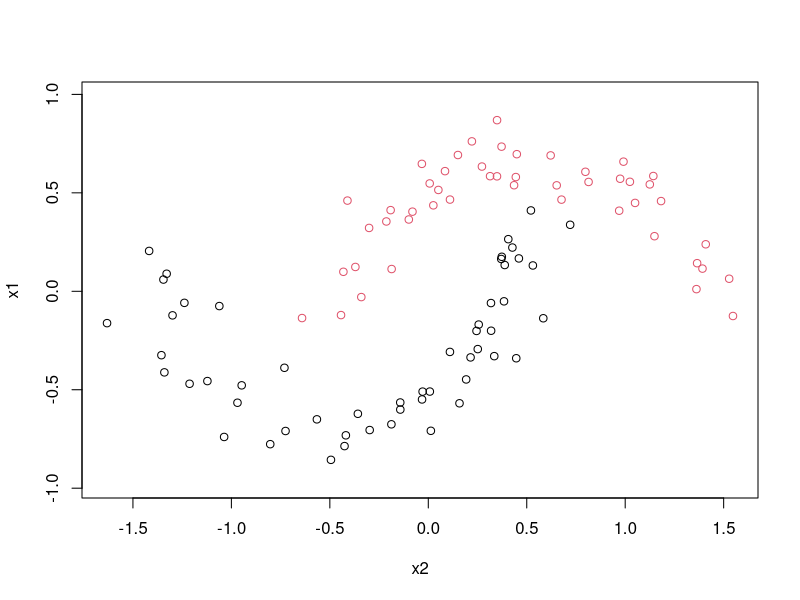
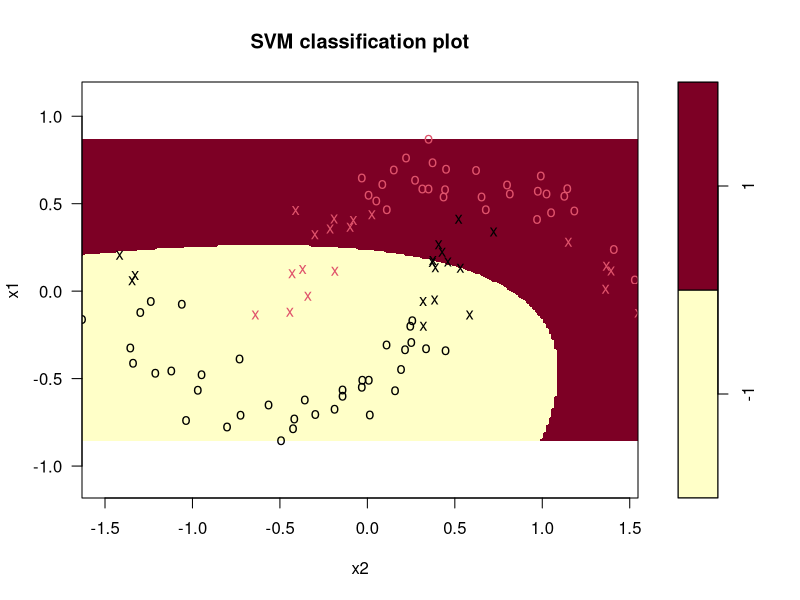
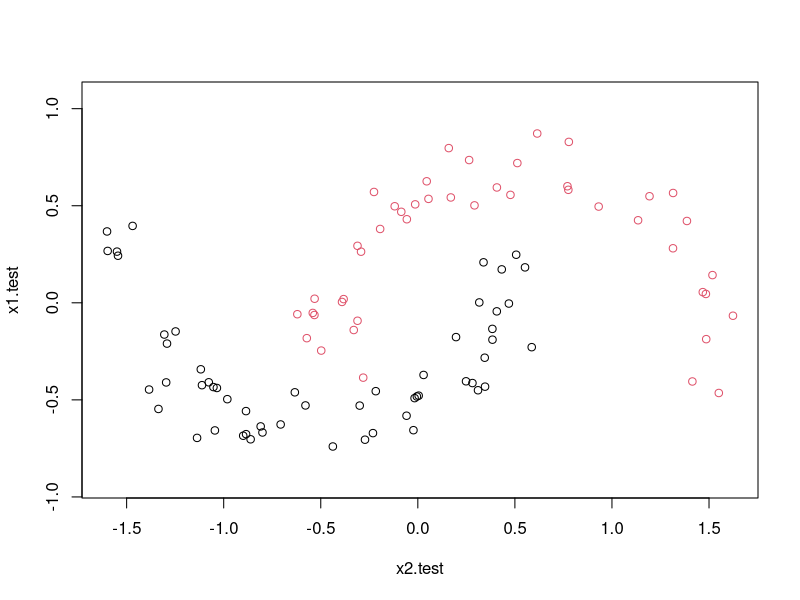
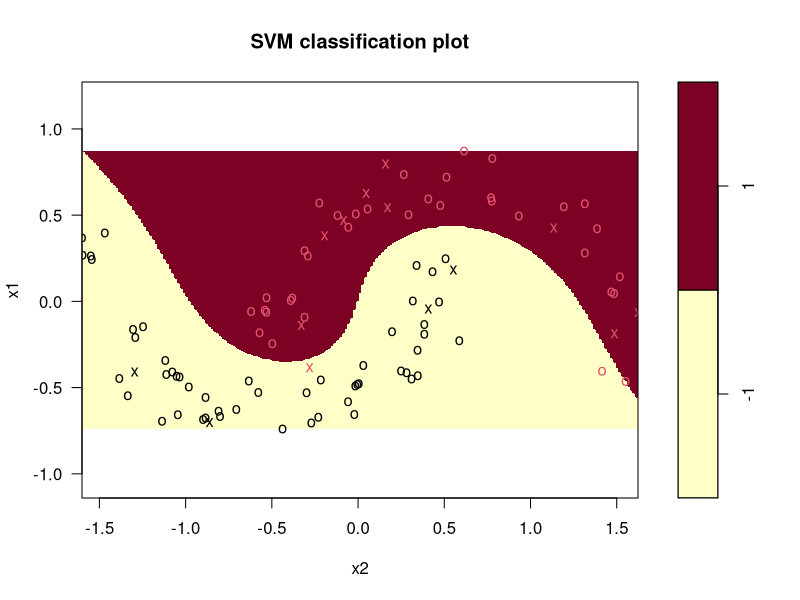
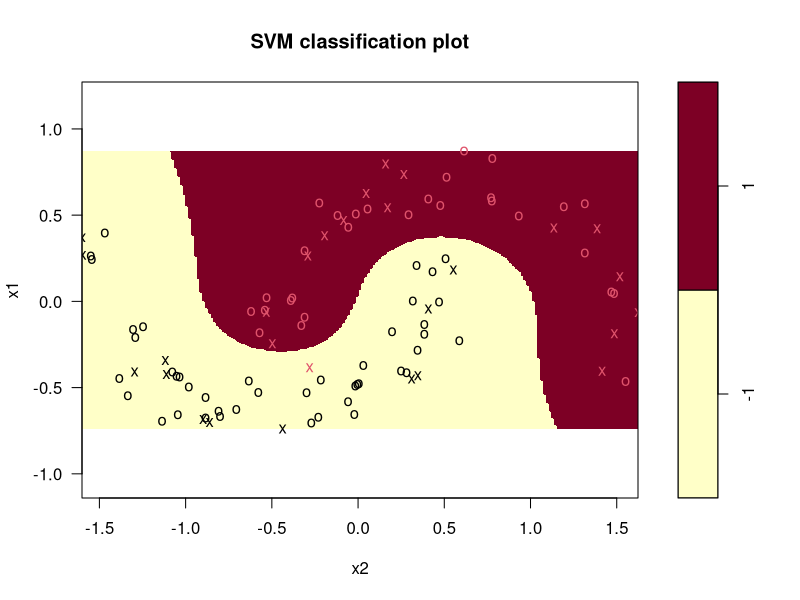

Here is the R script that generated these plots, in order:
## ---- chunk 1
if (!require("e1071")){
  install.packages("e1071")
  library("e1071")
}
## ---- chunk 2
set.seed(1)
th=runif(100,-pi,pi)
y=sign(th)
x1=sin(th)-y/3+rnorm(100,sd=0.1)
x2=cos(th)+y/2+rnorm(100,sd=0.1)
plot(x2,x1,asp=1,col=(y+3)/2)
d <- data.frame(x1=x1,x2=x2,y=factor(y))
s <- svm(y~.,d,type="C-classification",kernel="polynomial",degree=2,gamma=0.5,coef0=1,cost=1)
mean(predict(s,d)==y)
plot(s,d,grid=200,asp=1)
## ---- chunk 3
p.range <- 1:10
gamma.range <- c(0.001,0.01,0.1,0.5,1,2,5,10)
## ---- chunk 4
library(knitr) # For the kable function, which outputs nice tables in markdown
poly.svm.grid.search <- function(p.range, gamma.range, d,y) {
    accuracy.grid <- matrix(nrow=length(gamma.range),ncol = length(p.range),
                            dimnames=list(gamma.range,p.range))
    
    for (i in 1:length(gamma.range)) {
        for (j in 1:length(p.range)) {
        s <- svm(y~.,d,type="C-classification",kernel="polynomial",gamma=gamma.range[i],
                 cost=1, coef0=1, degree=p.range[j],cross=length(y))
        accuracy.grid[i,j] <- s$tot.accuracy
      }
    }
    return(accuracy.grid)
}
accuracy.grid <- poly.svm.grid.search(p.range,gamma.range,d,y)
kable(accuracy.grid,format = 'markdown')
poly.index <- which(accuracy.grid == max(accuracy.grid), arr.ind = TRUE)
poly.parameters <- c(gamma.range[poly.index[1]],p.range[poly.index[2]])
print(poly.parameters)
## ---- chunk 5
radial.svm.grid.search <-
  function(gamma.range, d,y) {
    accuracy.grid <- matrix(nrow=length(gamma.range),ncol = 1,dimnames=list(gamma.range))
    
    for (i in 1:length(gamma.range)) {
      s <- svm(y~.,d,type="C-classification",kernel="radial",gamma=gamma.range[i],cost=1, coef0=1,
               cross=length(y))
      accuracy.grid[i] <- s$tot.accuracy
    }
    return(accuracy.grid)
  }
accuracy.grid <- radial.svm.grid.search(gamma.range,d,y)
kable(accuracy.grid,format = 'markdown',,col.names = '')
rbf.parameter <- gamma.range[which.max(accuracy.grid)]
print(rbf.parameter)
## ---- chunk 6
s.poly <- svm(y~.,d,type="C-classification",kernel="polynomial",degree=poly.parameters[2],
              gamma=poly.parameters[1],coef0=1,cost=1)
s.rbf <- svm(y~.,d,type="C-classification",kernel="radial",gamma=rbf.parameter,cost=1)
set.seed(2)
th=runif(100,-pi,pi)
y.test=sign(th)
x1.test=sin(th)-y.test/3+rnorm(100,sd=0.1)
x2.test=cos(th)+y.test/2+rnorm(100,sd=0.1)
plot(x2.test,x1.test,asp=1,col=(y.test+3)/2)
d.test <- data.frame(x1=x1.test,x2=x2.test,y=factor(y.test))

mean(predict(s.poly,d.test)==y.test)
mean(predict(s.rbf,d.test)==y.test)
plot(s.poly,d.test,grid=200,asp=1)
## ---- chunk 7
plot(s.rbf,d.test,grid=200,asp=1)
